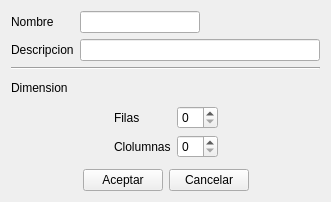
<?xml version="1.0" encoding="UTF-8"?>
<ui version="4.0">
 <class>ui_andamio_datos</class>
 <widget class="QWidget" name="ui_andamio_datos">
  <property name="geometry">
   <rect>
    <x>0</x>
    <y>0</y>
    <width>330</width>
    <height>202</height>
   </rect>
  </property>
  <property name="windowTitle">
   <string>Andamio</string>
  </property>
  <property name="windowIcon">
   <iconset resource="Icons/Icons.qrc">
    <normaloff>:/Icons/product.png</normaloff>:/Icons/product.png</iconset>
  </property>
  <layout class="QGridLayout" name="gridLayout_12">
   <item row="0" column="0">
    <layout class="QGridLayout" name="gridLayout_11">
     <item row="0" column="0">
      <layout class="QGridLayout" name="gridLayout_10">
       <item row="0" column="0">
        <layout class="QGridLayout" name="gridLayout_7">
         <item row="0" column="0">
          <layout class="QGridLayout" name="gridLayout_6">
           <item row="0" column="0">
            <widget class="QLabel" name="label">
             <property name="text">
              <string>Nombre</string>
             </property>
            </widget>
           </item>
           <item row="1" column="0">
            <widget class="QLabel" name="label_2">
             <property name="text">
              <string>Descripcion</string>
             </property>
            </widget>
           </item>
          </layout>
         </item>
         <item row="0" column="1">
          <layout class="QGridLayout" name="gridLayout_5">
           <item row="0" column="0">
            <widget class="QLineEdit" name="lineEdit_nombre">
             <property name="sizePolicy">
              <sizepolicy hsizetype="Fixed" vsizetype="Fixed">
               <horstretch>0</horstretch>
               <verstretch>0</verstretch>
              </sizepolicy>
             </property>
             <property name="minimumSize">
              <size>
               <width>120</width>
               <height>0</height>
              </size>
             </property>
             <property name="maximumSize">
              <size>
               <width>120</width>
               <height>16777215</height>
              </size>
             </property>
            </widget>
           </item>
           <item row="1" column="0">
            <widget class="QLineEdit" name="lineEdit_descripcion">
             <property name="minimumSize">
              <size>
               <width>240</width>
               <height>0</height>
              </size>
             </property>
             <property name="maximumSize">
              <size>
               <width>240</width>
               <height>16777215</height>
              </size>
             </property>
            </widget>
           </item>
          </layout>
         </item>
        </layout>
       </item>
       <item row="1" column="0">
        <widget class="Line" name="line">
         <property name="orientation">
          <enum>Qt::Horizontal</enum>
         </property>
        </widget>
       </item>
       <item row="2" column="0">
        <layout class="QGridLayout" name="gridLayout_9">
         <item row="0" column="0">
          <widget class="QLabel" name="label_3">
           <property name="text">
            <string>Dimension</string>
           </property>
          </widget>
         </item>
         <item row="1" column="0">
          <layout class="QGridLayout" name="gridLayout_8">
           <item row="0" column="0">
            <spacer name="horizontalSpacer_3">
             <property name="orientation">
              <enum>Qt::Horizontal</enum>
             </property>
             <property name="sizeHint" stdset="0">
              <size>
               <width>40</width>
               <height>20</height>
              </size>
             </property>
            </spacer>
           </item>
           <item row="0" column="1">
            <layout class="QGridLayout" name="gridLayout_4">
             <item row="0" column="0">
              <layout class="QGridLayout" name="gridLayout_3">
               <item row="0" column="0">
                <widget class="QLabel" name="label_4">
                 <property name="text">
                  <string>Filas</string>
                 </property>
                </widget>
               </item>
               <item row="1" column="0">
                <widget class="QLabel" name="label_5">
                 <property name="text">
                  <string>Clolumnas</string>
                 </property>
                </widget>
               </item>
              </layout>
             </item>
             <item row="0" column="1">
              <layout class="QGridLayout" name="gridLayout_2">
               <item row="0" column="0">
                <widget class="QSpinBox" name="spinBox_fila"/>
               </item>
               <item row="1" column="0">
                <widget class="QSpinBox" name="spinBox_columna"/>
               </item>
              </layout>
             </item>
            </layout>
           </item>
           <item row="0" column="2">
            <spacer name="horizontalSpacer_4">
             <property name="orientation">
              <enum>Qt::Horizontal</enum>
             </property>
             <property name="sizeHint" stdset="0">
              <size>
               <width>40</width>
               <height>20</height>
              </size>
             </property>
            </spacer>
           </item>
          </layout>
         </item>
        </layout>
       </item>
      </layout>
     </item>
     <item row="1" column="0">
      <spacer name="verticalSpacer">
       <property name="orientation">
        <enum>Qt::Vertical</enum>
       </property>
       <property name="sizeType">
        <enum>QSizePolicy::Fixed</enum>
       </property>
       <property name="sizeHint" stdset="0">
        <size>
         <width>20</width>
         <height>5</height>
        </size>
       </property>
      </spacer>
     </item>
     <item row="2" column="0">
      <layout class="QGridLayout" name="gridLayout">
       <item row="0" column="0">
        <spacer name="horizontalSpacer">
         <property name="orientation">
          <enum>Qt::Horizontal</enum>
         </property>
         <property name="sizeHint" stdset="0">
          <size>
           <width>40</width>
           <height>20</height>
          </size>
         </property>
        </spacer>
       </item>
       <item row="0" column="2">
        <widget class="QPushButton" name="pushButton_cancelar">
         <property name="text">
          <string>Cancelar</string>
         </property>
        </widget>
       </item>
       <item row="0" column="3">
        <spacer name="horizontalSpacer_2">
         <property name="orientation">
          <enum>Qt::Horizontal</enum>
         </property>
         <property name="sizeHint" stdset="0">
          <size>
           <width>40</width>
           <height>20</height>
          </size>
         </property>
        </spacer>
       </item>
       <item row="0" column="1">
        <widget class="QPushButton" name="pushButton_aceptar">
         <property name="text">
          <string>Aceptar</string>
         </property>
        </widget>
       </item>
      </layout>
     </item>
    </layout>
   </item>
  </layout>
 </widget>
 <resources>
  <include location="Icons/Icons.qrc"/>
 </resources>
 <connections/>
</ui>
